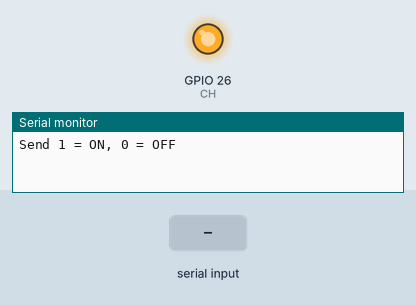
Bench run of a sketch on a simulated ESP32. On the bench: output pins drawn as LEDs (lit = HIGH), the last lines printed to the serial monitor. The test bench sets the inputs (shaded band).

Above: at 1.2 s.
1.3 s: "1" received over Serial
At 1.9 s:
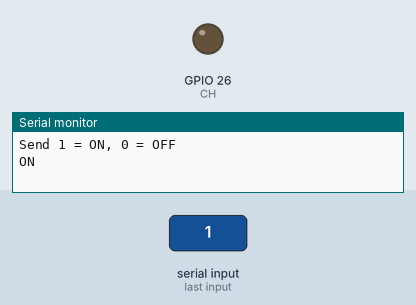
2.8 s: "0" received over Serial
At 4.2 s:
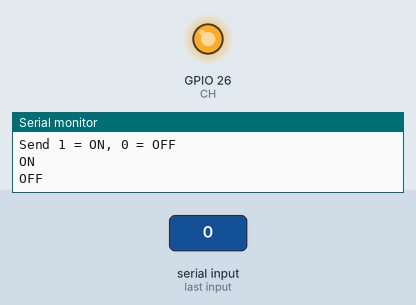
Timing chart, 0 to 5.8 s (numbered marks = the images above; inputs shaded):
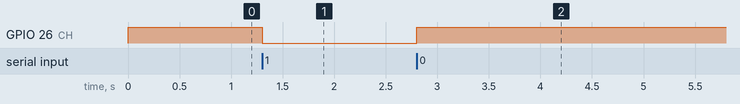

Measured:
- after the input at 1.3 s, GPIO 26 (CH): HIGH → LOW at once
- after the input at 2.8 s, GPIO 26 (CH): LOW → HIGH at once

The sketch:

example.ino
```cpp
// ESP32 (Arduino core) sketch that reads serial input and turns the SSR on when it receives '1' (pulls GPIO26 LOW) and off when it receives '0' (sets GPIO26 HIGH).
//
// Buy this module: https://shillehtek.com/products/solid-state-relay-1ch-5v-active-low
// Full manual: https://shillehtek.com/blogs/shillehtek-product-manuals/solid-state-relay-1ch-5v-active-low-manual
// More examples: https://github.com/shillehbean/shillehtek-examples
//

const int CH = 26;

void setup() {
  Serial.begin(115200);
  digitalWrite(CH, HIGH);
  pinMode(CH, OUTPUT);
  Serial.println("Send 1 = ON, 0 = OFF");
}

void loop() {
  if (Serial.available()) {
    char c = Serial.read();
    if (c == '1') { digitalWrite(CH, LOW);  Serial.println("ON");  }
    if (c == '0') { digitalWrite(CH, HIGH); Serial.println("OFF"); }
  }
}
```
